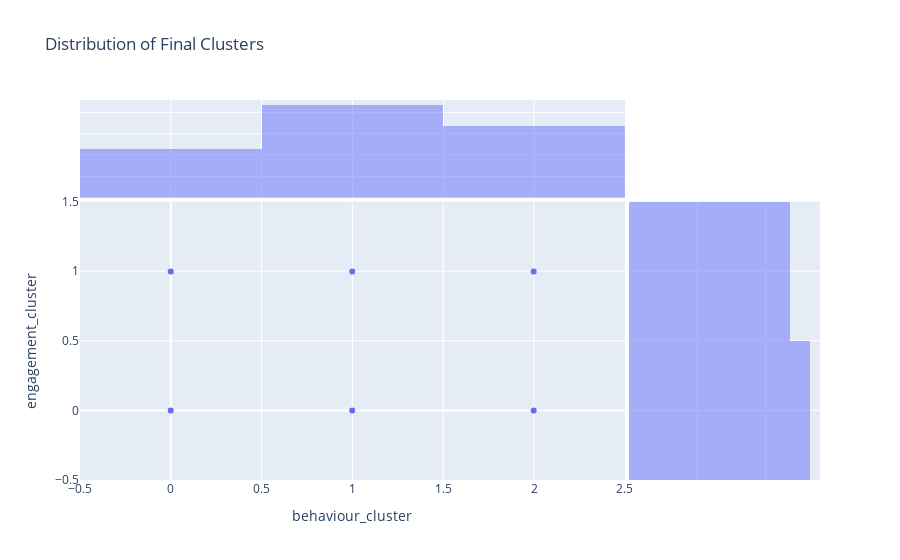

Notebook code for this chart:
### Code cell
fig = px.scatter(df_clustered_final,x= "behaviour_cluster",y= "engagement_cluster",marginal_x="histogram", marginal_y="histogram", title = "Distribution of Final Clusters")
fig.show()

### Figure 1 — Plotly figure (JSON) as saved in the notebook; plotly's stock layout.template omitted (floating-point values rounded to 4 significant figures; data arrays with more than 128 entries replaced by an {"elided": "..."} marker saying what was removed)
{"data": [{"hovertemplate": "behaviour_cluster=%{x}<br>engagement_cluster=%{y}<extra></extra>", "legendgroup": "", "marker": {"color": "#636efa", "symbol": "circle"}, "mode": "markers", "name": "", "showlegend": false, "type": "scattergl", "x": {"elided": "10000 int values"}, "xaxis": "x", "y": {"elided": "10000 int values"}, "yaxis": "y"}, {"alignmentgroup": "True", "bingroup": "x", "hovertemplate": "behaviour_cluster=%{x}<br>count=%{y}<extra></extra>", "legendgroup": "", "marker": {"color": "#636efa"}, "name": "", "offsetgroup": "", "opacity": 0.5, "showlegend": false, "type": "histogram", "x": {"elided": "10000 int values"}, "xaxis": "x3", "yaxis": "y3"}, {"alignmentgroup": "True", "bingroup": "y", "hovertemplate": "engagement_cluster=%{y}<br>count=%{x}<extra></extra>", "legendgroup": "", "marker": {"color": "#636efa"}, "name": "", "offsetgroup": "", "opacity": 0.5, "showlegend": false, "type": "histogram", "xaxis": "x2", "y": {"elided": "10000 int values"}, "yaxis": "y2"}], "layout": {"barmode": "overlay", "legend": {"tracegroupgap": 0}, "title": {"text": "Distribution of Final Clusters"}, "xaxis": {"anchor": "y", "domain": [0, 0.7363], "title": {"text": "behaviour_cluster"}}, "xaxis2": {"anchor": "y2", "domain": [0.7413, 1], "matches": "x2", "showgrid": true, "showline": false, "showticklabels": false, "ticks": ""}, "xaxis3": {"anchor": "y3", "domain": [0, 0.7363], "matches": "x", "showgrid": true, "showticklabels": false}, "xaxis4": {"anchor": "y4", "domain": [0.7413, 1], "matches": "x2", "showgrid": true, "showline": false, "showticklabels": false, "ticks": ""}, "yaxis": {"anchor": "x", "domain": [0, 0.7326], "title": {"text": "engagement_cluster"}}, "yaxis2": {"anchor": "x2", "domain": [0, 0.7326], "matches": "y", "showgrid": true, "showticklabels": false}, "yaxis3": {"anchor": "x3", "domain": [0.7426, 1], "matches": "y3", "showgrid": true, "showline": false, "showticklabels": false, "ticks": ""}, "yaxis4": {"anchor": "x4", "domain": [0.7426, 1], "matches": "y3", "showgrid": true, "showline": false, "showticklabels": false, "ticks": ""}}}
